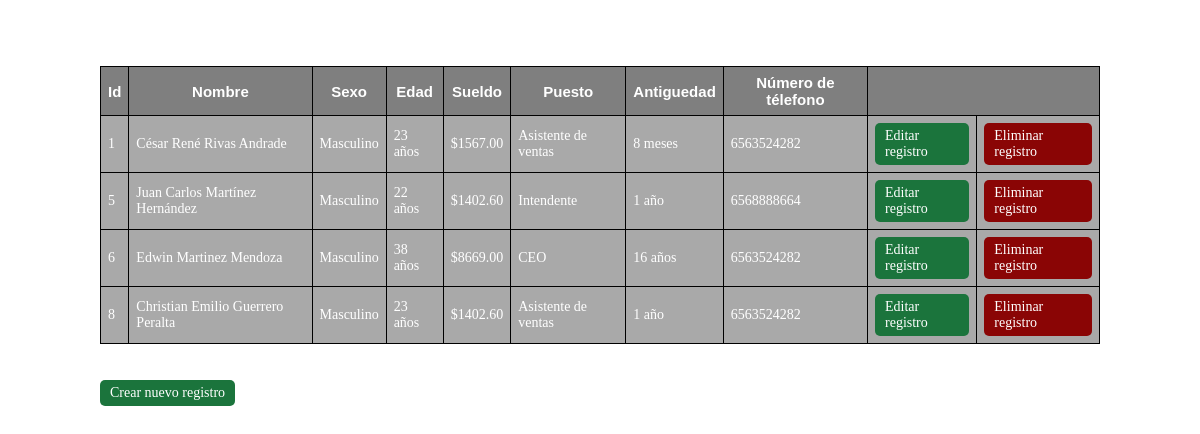
/proyecto_rivas_tetos/crud_empleados/crud_empleados.php, run on the app's committed database.
### tables this page shows
CREATE TABLE `crud_empleados` (
  `id` int(10) NOT NULL,
  `nombre` varchar(50) NOT NULL,
  `sexo` varchar(50) NOT NULL,
  `edad` varchar(30) NOT NULL,
  `sueldo` varchar(30) NOT NULL,
  `puesto` varchar(50) NOT NULL,
  `antiguedad` varchar(30) NOT NULL,
  `num_tel` varchar(30) NOT NULL
);

### proyecto_rivas_tetos/crud_empleados/crud_empleados.php (the view, shortened to what this page needs)
<?php
	include_once 'conexion.php';
	$sentencia_select=$con->prepare('SELECT *FROM crud_empleados ORDER BY id');
	$sentencia_select->execute();
	$resultado=$sentencia_select->fetchAll();
?>
<!DOCTYPE html>
<html lang="es">
<head>
</head>
<body>
	<div class="contenedor">
		<table>
			<tr class="head">
				<td>Id</td>
				<td>Nombre</td>
				<td>Sexo</td>
				<td>Edad</td>
				<td>Sueldo</td>
				<td>Puesto</td>
				<td>Antiguedad</td>
				<td>Número de télefono</td>
				<td colspan="2"></td>
			</tr>
			<?php foreach($resultado as $fila):?>
				<tr >
					<td><?php echo $fila['id']; ?></td>
					<td><?php echo $fila['nombre']; ?></td>
					<td><?php echo $fila['sexo']; ?></td>
					<td><?php echo $fila['edad']; ?></td>
					<td><?php echo $fila['sueldo']; ?></td>
					<td><?php echo $fila['puesto']; ?></td>
					<td><?php echo $fila['antiguedad']; ?></td>
					<td><?php echo $fila['num_tel']; ?></td>
					<td><a href="editar_empleados.php?id=<?php echo $fila['id']; ?>"  class="btn__update" >Editar registro</a></td>
					<td><a href="delete.php?id=<?php echo $fila['id']; ?>" class="btn__delete" onclick="alert('Registro eliminado correctamente')">Eliminar registro</a></td>
				</tr>
			<?php endforeach ?>
		</table>
		</br></br><a href="registro_empleados.php" class="btn__update">Crear nuevo registro</a>
	</div>
</body>
</html>

### proyecto_rivas_tetos/crud_empleados/crud_empleados.php (style rules this page uses)
a { text-decoration: none; }
.contenedor { width: 95%; max-width: 1000px; margin: 30px auto; overflow: hidden; }
table { width: 100%; border-collapse: collapse; }
table .head { background: rgba(0, 0, 0, .5); }
table .head td { color: #fff; font-family: 'Arial',sans-serif; font-weight: bold; font-size: 15px; text-align: center; }
table tr td { border:1px solid black; padding: 7px; font-size: 14px; color: white; }
table tr { background-color: darkgray; }
.btn__update { display: inline-block; font-size: 14px; background: #1b743c; color: #fff; border-radius: 5px; padding: 5px 10px; }
.btn__delete { display: inline-block; font-size: 14px; background: #8a0505; color: #fff; border-radius: 5px; padding: 5px 10px; }

### data on the page
crud_empleados: id "1", nombre "César René Rivas Andrade", sexo "Masculino", edad "23 años", sueldo "$1567.00", puesto "Asistente de ventas", antiguedad "8 meses", num_tel "6563524282"
crud_empleados: id "5", nombre "Juan Carlos Martínez Hernández", sexo "Masculino", edad "22 años", sueldo "$1402.60", puesto "Intendente", antiguedad "1 año", num_tel "6568888664"
crud_empleados: id "6", nombre "Edwin Martinez Mendoza", sexo "Masculino", edad "38 años", sueldo "$8669.00", puesto "CEO", antiguedad "16 años", num_tel "6563524282"
crud_empleados: id "8", nombre "Christian Emilio Guerrero Peralta", sexo "Masculino", edad "23 años", sueldo "$1402.60", puesto "Asistente de ventas", antiguedad "1 año", num_tel "6563524282"
